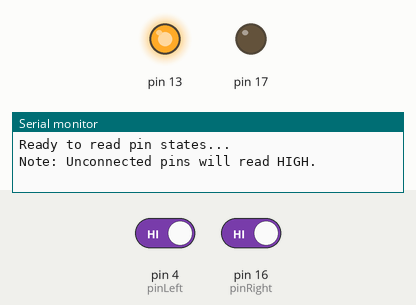
Bench run of a sketch on a simulated Arduino Uno, built with avr-gcc and run on an emulated ATmega328P. Shown: output pins drawn as LEDs (lit = HIGH), the last lines printed to the serial monitor. The inputs (shaded band) are chosen by the test bench; at power-on: pin 4 (pinLeft) HIGH, pin 16 (pinRight) HIGH.

Above: at 4.4 s.
4.5 s: pin 4 (pinLeft) driven LOW and pin 16 (pinRight) driven LOW
At 4.8 s:
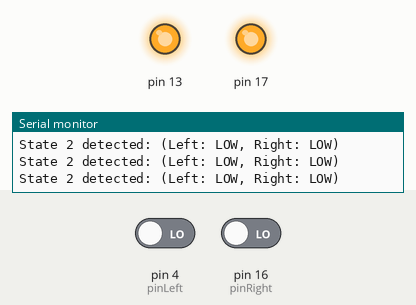
6.0 s: pin 4 (pinLeft) driven HIGH
At 7.2 s:
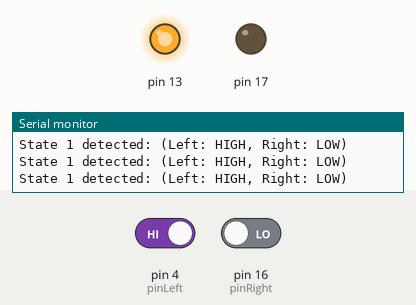
7.5 s: pin 4 (pinLeft) driven LOW
At 8.7 s:
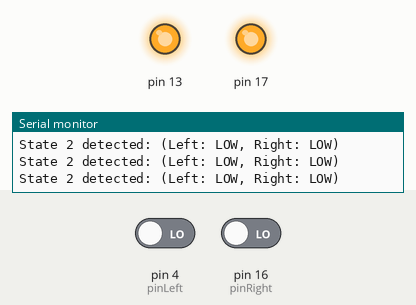
Timing chart, 0 to 10.0 s (numbered marks = the images above; inputs shaded):
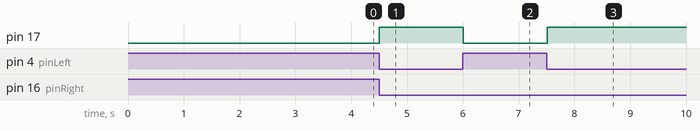

The sketch:

Dial_Test.ino
```cpp
const int pinLeft = 4;
const int pinRight = 16;

void setup() {
  // Set both pins as inputs with internal pull-up resistors enabled
  pinMode(pinLeft, INPUT_PULLUP);
  pinMode(pinRight, INPUT_PULLUP);
  pinMode(17, OUTPUT);
  pinMode(13, OUTPUT);

  // Start the serial monitor to display the results
  Serial.begin(115200);
  Serial.println("Ready to read pin states...");
  Serial.println("Note: Unconnected pins will read HIGH.");
  digitalWrite(13, HIGH);
}

void loop() {


  // Read the current logical state of each pin
  int stateLeft = digitalRead(pinLeft);
  int stateRight = digitalRead(pinRight);

  // Check which of the three defined states is active
  if (stateLeft == HIGH && stateRight == LOW) {
    // State 1: (HIGH, LOW)
    Serial.println("State 1 detected: (Left: HIGH, Right: LOW)");
    digitalWrite(17, LOW);

  } else if (stateLeft == LOW && stateRight == LOW) {
    // State 2: (LOW, LOW)
    Serial.println("State 2 detected: (Left: LOW, Right: LOW)");
        digitalWrite(17, HIGH);


  } else if (stateLeft == LOW && stateRight == HIGH) {
    // State 3: (LOW, HIGH)
    Serial.println("State 3 detected: (Left: LOW, Right: HIGH)");
    digitalWrite(17, LOW);
  }

  // A small delay to keep the serial monitor from flooding
  delay(100);
}
```

Measured:
- after the input at 4.5 s, pin 17: LOW → HIGH at once
- after the input at 6.0 s, pin 17: HIGH → LOW at once
- after the input at 7.5 s, pin 17: LOW → HIGH at once
